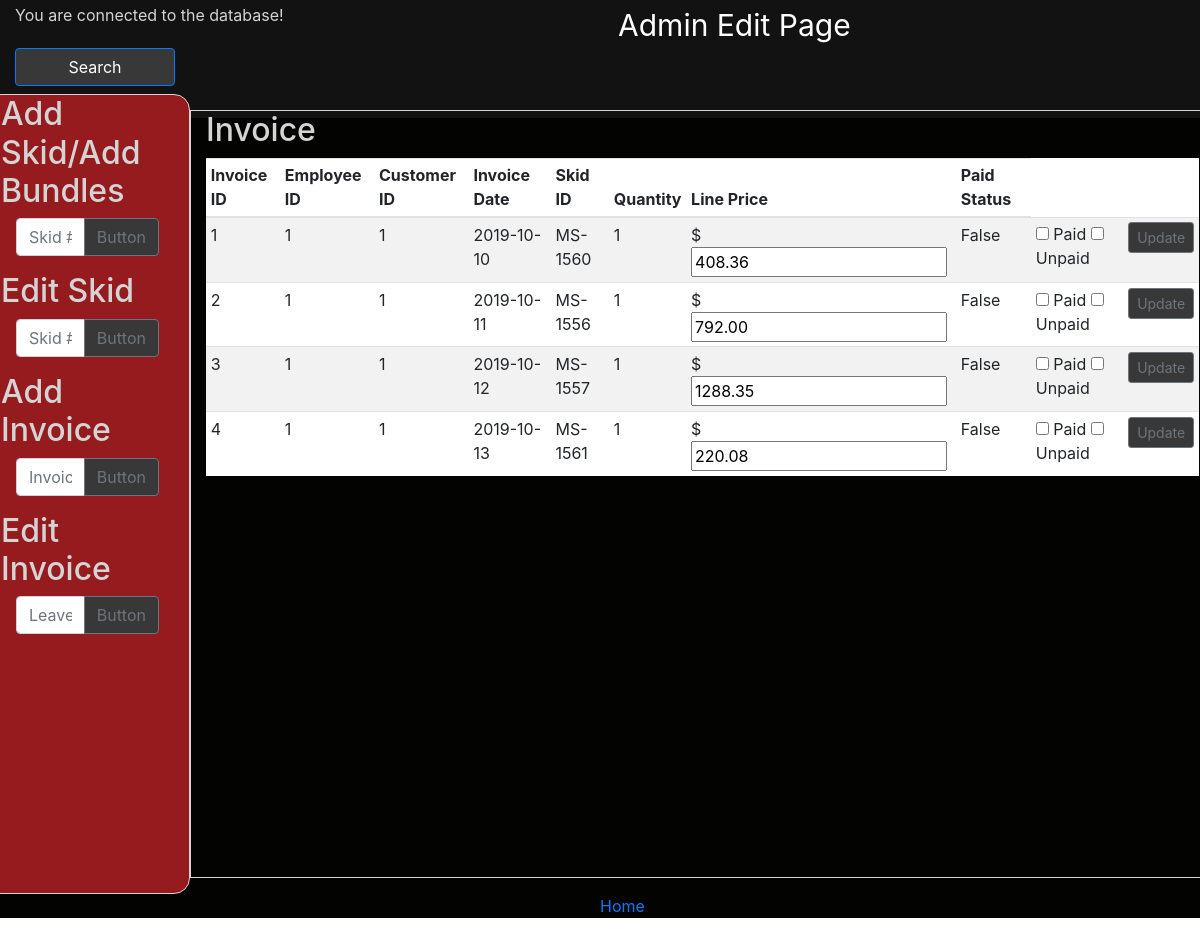
Screenshot of /modify/invoice_edit.php with the database file from the repository.
### tables this page shows
create table invoice_line (
	invoice_id		INT,
	skid_id			  VARCHAR(20),
	quantity		  INT,
	line_price		DECIMAL(10,2),
  paid_status        BOOLEAN       DEFAULT 0,
	
	PRIMARY KEY (invoice_id, skid_id),
	    FOREIGN KEY	(invoice_id) REFERENCES invoice(invoice_id),
	    FOREIGN KEY (skid_id) REFERENCES skid(skid_id)
);

create table invoice (
	invoice_id		INT				NOT NULL	AUTO_INCREMENT,
	emp_id			  INT,
	cust_id		    INT,
  inv_date      DATE,
	
	PRIMARY KEY (invoice_id),
	    FOREIGN KEY (emp_id) REFERENCES employee(emp_id),
	    FOREIGN KEY (cust_id) REFERENCES customer(cust_id)
);

### modify/invoice_edit.php (called while the page is built, shortened)
<?php
include("../inc/db_connect.php");
$action = 'invoice_edit';
include('index.php');
?>

### modify/index.php (called while the page is built, shortened)
<?php
include("../inc/db_connect.php");
if(!isset($skid_id_add)){
        $skid_id_add = filter_input(INPUT_POST, 'skid_id_add', FILTER_VALIDATE_INT);
}
if(!isset($skid_id_edit)){
        $skid_id_edit = filter_input(INPUT_POST, 'skid_id_edit', FILTER_VALIDATE_INT);
}
if(!isset($inv_num_add)){
$inv_num_add = filter_input(INPUT_POST, 'inv_num_add', FILTER_VALIDATE_INT);
}
if(!isset($inv_num_edit)){
$inv_num_edit = filter_input(INPUT_POST, 'inv_num_edit', FILTER_VALIDATE_INT);
}
$query_invoice ='SELECT invoice.invoice_id, emp_id, cust_id, inv_date, skid_id, quantity, line_price, paid_status
                FROM invoice
                JOIN invoice_line ON invoice.invoice_id = invoice_line.invoice_id';
$stmt1 = $db->prepare($query_invoice);
$stmt1->execute();
$invoices = $stmt1->fetchAll();
include("modify.php");
?>

### modify/modify.php (the view, shortened to what this page needs)
<!doctype html>
<html lang="en">
<head>
    <link rel="stylesheet" type="text/css" href="../scripts/css/bootstrap.min.css">
    <link rel="stylesheet" type="text/css" href="../scripts/css/style.css">
</head>
<body>
<div class='row' id="">
<div class='container-fluid' id='full'>
    <div class='col-12' id="header">
        <?php echo $connect_message; ?>
        <span id="subhead">
        Admin Edit Page</span><br>
        <a href='../admin/index.php'><button class='btn btn-primary' id='edit' type='button'>Search</button></a>
    </div>
    <div class='row'>
        <div class='col-md-2' id='sidebar'>
            <form action='index.php' method='post' id="">
                <h2>Add Skid/Add Bundles</h2>
                <div class="col" id="drop_downs">
                    <div class="input-group mb-3">
                        <input type="text" class="form-control" name='skid_id_add' placeholder="Skid #" value='<?php echo $skid_id_add; ?>' aria-label="Recipient's username" aria-describedby="basic-addon2">
                        <div class="input-group-append">
                            <button class="btn btn-outline-secondary" name='select' value='skid_add' type="submit">Button</button>
                        </div>
                    </div>
                </div>
            </form>
            <form action="index.php" method='post' id="">
                <h2>Edit Skid</h2>
                <div class="col" id="drop_downs">
                    <div class="input-group mb-3">
                        <input type="text" class="form-control" name='skid_id_edit' placeholder="Skid #" value='<?php echo $skid_id_edit; ?>' aria-label="Recipient's username" aria-describedby="basic-addon2">
                        <div class="input-group-append">
                            <button class="btn btn-outline-secondary" name='select' value='skid_edit' type="submit">Button</button>
                        </div>
                    </div>
                </div>
            </form>
            <form action="index.php" method='post'>
                <h2>Add Invoice</h2>
                <div class="col" id="drop_downs">
                    <div class="input-group mb-3">
                        <input type="text" class="form-control" name='inv_num_add' placeholder="Invoice #" value='<?php echo $inv_num_add; ?>' aria-label="Recipient's username" aria-describedby="basic-addon2">
                        <div class="input-group-append">
                            <button class="btn btn-outline-secondary" name='select' value='invoice_add' type="submit">Button</button>
                        </div>
                    </div>
                </div>
            </form>
            <form action="index.php" method='post'>
                <h2>Edit Invoice</h2>
                <div class="col" id="drop_downs">
                    <div class="input-group mb-3">
                        <input type="text" class="form-control" name='inv_num_edit' placeholder="Leave blank for all" value='<?php echo $inv_num_edit; ?>' aria-label="Recipient's username" aria-describedby="basic-addon2">
                        <div class="input-group-append">
                            <button class="btn btn-outline-secondary" name='select' value='invoice_edit' type="submit">Button</button>
                        </div>
                    </div>
                </div>
            </form>
        </div>
    <?php if($action == 'invoice_edit'): ?>
        <div class='col-md-10' id='table_data'>
            <h2>Invoice</h2>
            <div class="table-responsive" >
            <table class="table table-striped table-sm" id="test">
                <thead>
                    <tr>
                        <th scope="col">Invoice ID</th>
                        <th scope="col">Employee ID</th>
                        <th scope="col">Customer ID</th>
                        <th scope="col">Invoice Date</th>
                        <th scope="col">Skid ID</th>
                        <th scope="col">Quantity</th>
                        <th scope="col">Line Price</th>
                        <th scope="col">Paid Status</th>
                    </tr>
                </thead>
                <tbody>
                <?php if($inv_num_edit != FALSE): ?>
                <form class="form-group row" action="invoice_edit.php" method='post' >
                    <tr>
                        <td><?php echo $invoices[0]['invoice_id']; ?></td>
                        <td><?php echo $invoices[0]['emp_id']; ?></td>
                        <td><?php echo $invoices[0]['cust_id']; ?></td>
                        <td><?php echo $invoices[0]['inv_date']; ?></td>
                        <td><?php echo $invoices[0]['skid_id']; ?></td>
                        <td><?php echo $invoices[0]['quantity']; ?></td>
                        <td>$<input type="text" name='line_price' value ='<?php echo $invoices[0]['line_price']; ?>'></td>
                        <td>
                            <?php if($invoices[0]['paid_status']){
                                echo 'True';
                            }else{
                                echo 'False';
                            } ?>
                            </td>
                        <td>
                            <input type="checkbox" class="" id="exampleCheck1" name='paid'>
                            <label class="form-check-label" for="exampleCheck1">Paid</label>
                            <input type="checkbox" class="" id="exampleCheck1" name='unpaid'>
                            <label class="form-check-label" for="exampleCheck1">Unpaid</label>
                        </td>
                        <input type="hidden" name='invoice_id' value='<?php echo $invoices[0]['invoice_id']; ?>'>
                        <td><button class="btn btn-outline-secondary btn-sm" name='select' value='update_invoice' type="submit" id='row_button'>Update</button></td>
                    </tr>
                </form>
                <?php else:
                        foreach($invoices as $invoice):
                 ?>
                <form class="form-group row" action="invoice_edit.php" method='post' >
                    <tr>
                        <td><?php echo $invoice['invoice_id']; ?></td>
                        <td><?php echo $invoice['emp_id']; ?></td>
                        <td><?php echo $invoice['cust_id']; ?></td>
                        <td><?php echo $invoice['inv_date']; ?></td>
                        <td><?php echo $invoice['skid_id']; ?></td>
                        <td><?php echo $invoice['quantity']; ?></td>
                        <td>$<input type="text" name='line_price' value ='<?php echo $invoice['line_price']; ?>'></td>
                        <td>
                            <?php if($invoice['paid_status']){
                                echo 'True';
                            }else{
                                echo 'False';
                            } ?>
                            </td>
                        <td>
                            <input type="checkbox" class="" id="exampleCheck1" name='paid'>
                            <label class="form-check-label" for="exampleCheck1">Paid</label>
                            <input type="checkbox" class="" id="exampleCheck1" name='unpaid'>
                            <label class="form-check-label" for="exampleCheck1">Unpaid</label>
                        </td>
                        <td><button class="btn btn-outline-secondary btn-sm" name='select' value='update_invoice' type="submit" id='row_button'>Update</button></td>
                    </tr>
                </form>
                <?php endforeach ?>
                <?php endif ?>
                </tbody>
            </table>
            </div>
        </div>
    <?php endif ?>
    </div>
    <footer><a href="../index.php">Home</a></footer>
</div>
</body>
</html>

### inc/db_connect.php (shortened to what this page needs)
<?php
try{
    $connect_message = '<p id="db_error"> You are connected to the database!</p>';
}catch (PDOException $e) {
    $error_message = $e->getMessage();
    $connect_message =  '<p id="db_error"> Connection error! : $error_message </p>';
}
?>

### scripts/css/style.css (style rules this page uses)
#db_error { float:left; color:#D4D4D4; }
body { margin:auto; }
#full { margin-top:0%; margin-bottom:1%; width:100%; background-color: #030302; }
.table { background-color: white; }
#header { background-color: #121212; padding-bottom:2em; padding-top:.2em; text-align: center;; }
#subhead { color:white; font-size:30px; }
#drop_downs { margin-bottom:1em; }
#table_data { width:100%; border:1px solid #D4D4D4; margin-top:-.5em; margin-bottom:1em; }
footer { float:left; }
#sidebar { background-color: #961B1E; margin-top:-1.5em; border-radius: 2vh; border:1px solid #D4D4D4;; height: 100vh; z-index:2; }
.btn { background-color: #383838; }
footer { margin-left: 50%; }
h2 { color:#D4D4D4; }
#edit { display: block; width: 10em; }

### rows the page displays
invoice_line: invoice.invoice_id "1", invoice.emp_id "1", invoice.cust_id "1", invoice.inv_date "2019-10-10", skid "MS-1560", quantity "1", line_price "408.36", paid_status "False"
invoice_line: invoice.invoice_id "2", invoice.emp_id "1", invoice.cust_id "1", invoice.inv_date "2019-10-11", skid "MS-1556", quantity "1", line_price "792.00", paid_status "False"
invoice_line: invoice.invoice_id "3", invoice.emp_id "1", invoice.cust_id "1", invoice.inv_date "2019-10-12", skid "MS-1557", quantity "1", line_price "1288.35", paid_status "False"
invoice_line: invoice.invoice_id "4", invoice.emp_id "1", invoice.cust_id "1", invoice.inv_date "2019-10-13", skid "MS-1561", quantity "1", line_price "220.08", paid_status "False"
